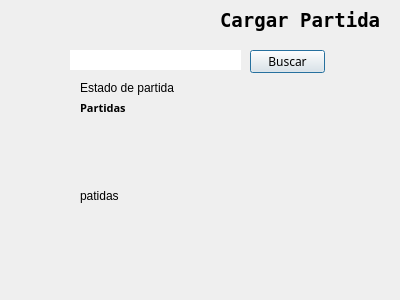
<?xml version="1.0" encoding="UTF-8"?>
<ui version="4.0">
 <class>Cargar_partida</class>
 <widget class="QDialog" name="Cargar_partida">
  <property name="geometry">
   <rect>
    <x>0</x>
    <y>0</y>
    <width>400</width>
    <height>300</height>
   </rect>
  </property>
  <property name="windowTitle">
   <string>Dialog</string>
  </property>
  <widget class="QLineEdit" name="lineEdit">
   <property name="geometry">
    <rect>
     <x>70</x>
     <y>50</y>
     <width>171</width>
     <height>20</height>
    </rect>
   </property>
   <property name="text">
    <string/>
   </property>
   <property name="frame">
    <bool>false</bool>
   </property>
  </widget>
  <widget class="QPushButton" name="pushButton">
   <property name="geometry">
    <rect>
     <x>250</x>
     <y>50</y>
     <width>75</width>
     <height>23</height>
    </rect>
   </property>
   <property name="font">
    <font>
     <family>Small Fonts</family>
     <pointsize>9</pointsize>
     <weight>50</weight>
     <bold>false</bold>
    </font>
   </property>
   <property name="text">
    <string>Buscar</string>
   </property>
  </widget>
  <widget class="QLabel" name="label">
   <property name="geometry">
    <rect>
     <x>220</x>
     <y>0</y>
     <width>181</width>
     <height>41</height>
    </rect>
   </property>
   <property name="font">
    <font>
     <family>Terminal</family>
     <pointsize>14</pointsize>
     <weight>75</weight>
     <bold>true</bold>
    </font>
   </property>
   <property name="text">
    <string>Cargar Partida</string>
   </property>
  </widget>
  <widget class="QLabel" name="label_2">
   <property name="geometry">
    <rect>
     <x>80</x>
     <y>100</y>
     <width>181</width>
     <height>16</height>
    </rect>
   </property>
   <property name="font">
    <font>
     <family>Small Fonts</family>
     <pointsize>8</pointsize>
     <weight>75</weight>
     <bold>true</bold>
    </font>
   </property>
   <property name="text">
    <string>Partidas</string>
   </property>
  </widget>
  <widget class="QLabel" name="label_3">
   <property name="geometry">
    <rect>
     <x>80</x>
     <y>80</y>
     <width>191</width>
     <height>16</height>
    </rect>
   </property>
   <property name="text">
    <string>Estado de partida</string>
   </property>
  </widget>
  <widget class="QLabel" name="label_4">
   <property name="geometry">
    <rect>
     <x>80</x>
     <y>120</y>
     <width>271</width>
     <height>151</height>
    </rect>
   </property>
   <property name="text">
    <string>patidas</string>
   </property>
  </widget>
 </widget>
 <resources/>
 <connections/>
</ui>
